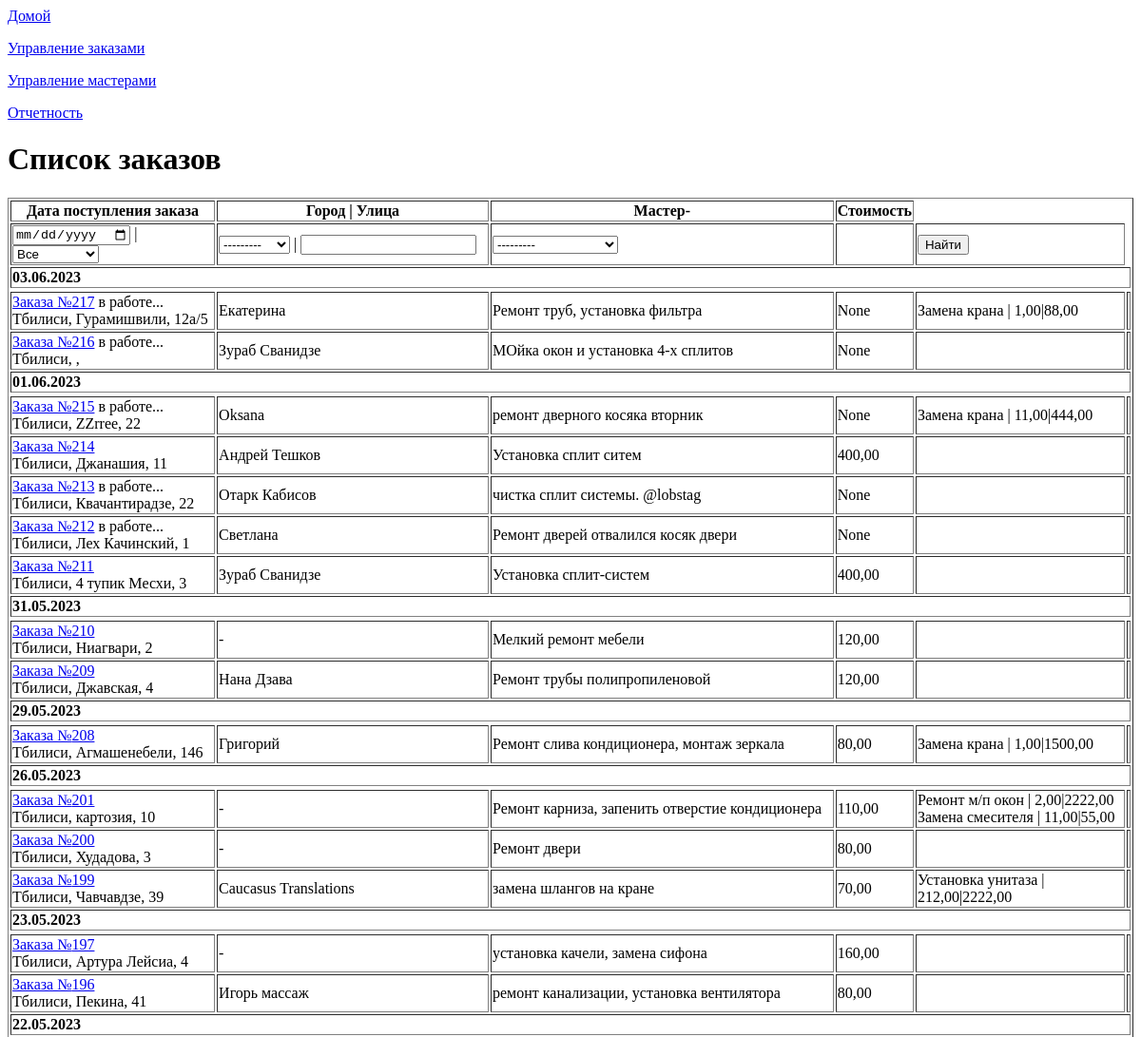
The page /list_order (upper part) on the database as committed earlier.
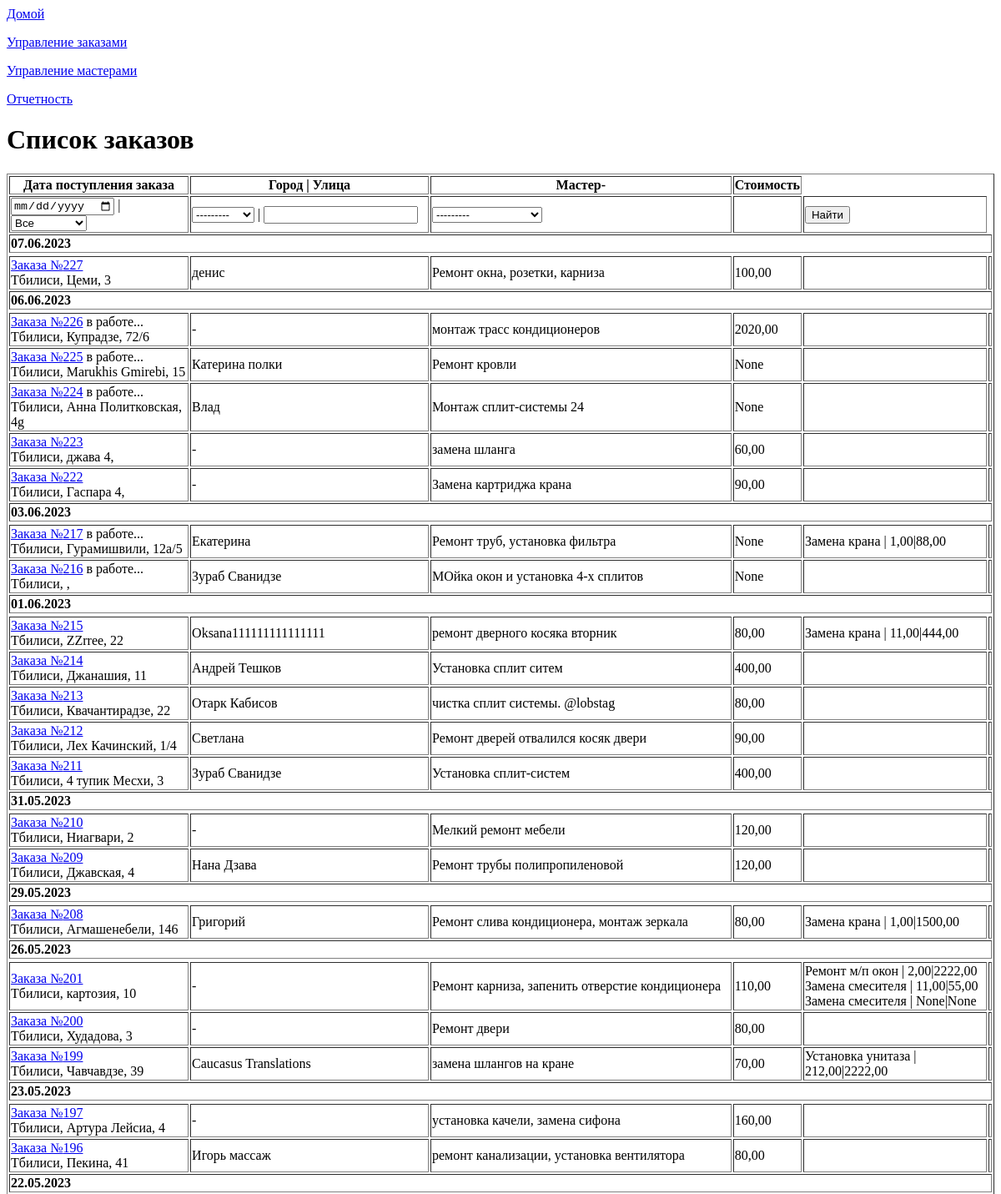
The same page on the database as committed later.
### app_site/models.py (models this page shows, shortened)
class OrderList(models.Model):
    time_in = models.DateTimeField(auto_now_add=True, verbose_name='Дата заказа')
    time_out = models.DateTimeField(null=True, blank=True, verbose_name='Дата выполнения')
    repairer_id = models.ForeignKey("RepairerList", on_delete=models.SET_NULL, null=True, blank=True,
                                    verbose_name='Мастер', default='', )
    price = models.DecimalField(decimal_places=2, max_digits=7, null=True, blank=True, verbose_name='Стоимость работ')
    text_order = models.CharField(max_length=1500, verbose_name='Описание проблемы', blank=True, null=True)
    customer_name = models.CharField(max_length=50, verbose_name='Ваше имя')
    customer_phone = models.CharField(max_length=16, verbose_name='Номер телефона')
    customer_code = models.CharField(max_length=16, verbose_name='Код организации', blank=True, null=True)
    address_city = models.CharField(max_length=2, choices=CITY_CHOICES, default='TB', null=True, blank=True,
                                    verbose_name='Город')
    work_type = models.CharField(max_length=3, choices=WORK_CHOICES, default='', null=True, blank=True,
                                 verbose_name='Вид работ')
    address_street_app = models.CharField(max_length=150, verbose_name='Улица', null=True, blank=True)
    address_num = models.CharField(max_length=10, verbose_name='Номер дома', null=True, blank=True)
    services = models.ManyToManyField('Service', through='Invoice')

class Invoice(models.Model):
    service_id = models.ForeignKey('Service', on_delete=models.CASCADE, null=True, blank=True, )
    order_id = models.ForeignKey('OrderList', on_delete=models.CASCADE, null=True, blank=True, )
    quantity_type = models.CharField(choices=QUANTITY_CHOICES, max_length=3, null=True, blank=True,
                                     verbose_name='Измерение')
    quantity = models.DecimalField(decimal_places=2, max_digits=7, null=True, blank=True, verbose_name='Количество')
    price = models.DecimalField(decimal_places=2, max_digits=7, null=True, blank=True, verbose_name='Цена')

class Service(models.Model):
    name = models.\
        CharField(null=True, blank=True, max_length=500, verbose_name='Услуга')
    type = models.CharField(choices=WORK_CHOICES, null=True, blank=True, max_length=3, verbose_name='Вид работ')
    def __str__(self):
        return f"{self.name}"

### app_site/views.py (the view)
# urls.py: path('list_order', OrderManagementSystem.as_view(), name='list_order'),
class OrderManagementSystem(ListView):
    model = OrderList
    context_object_name = 'order'
    template_name = 'order_list.html'
    ordering = ['-time_in']
    queryset = OrderList.objects \
        .select_related('repairer_id') \
        .prefetch_related(Prefetch('invoice_set', Invoice.objects
                                   .select_related('service_id')
                                   .defer('quantity_type', 'service_id__type')))\
                .defer('work_type', 'customer_name', 'customer_phone', 'customer_code', 'repairer_id__phone',
               'repairer_id__city', 'repairer_id__email', 'repairer_id__foto', 'repairer_id__active',
               'repairer_id__rating_sum', 'repairer_id__rating_num')
    def get_queryset(self):
        queryset = super().get_queryset()
        self.filterset = OrderFilter(self.request.GET, queryset)
        return self.filterset.qs
    def get_context_data(self, **kwargs):
        context = super().get_context_data(**kwargs)
        context['filterset'] = self.filterset
        return context

### app_site/models.py (called while the page is built)
    def __str__(self):
        return f"{self.name} {self.s_name}"

### app_site/templatetags/custom_filters.py (called while the page is built)
@register.filter()
def choice_tag(value, A):
    try:
        if A=='city':
            a = dict(CITY_CHOICES)
        return f'{a[value]}'
    except KeyError:
        return f''

@register.filter()
def finish_order_tag(value):
    return f'' if value else f' в работе...'

### templates/order_list.html (shortened to what this page needs)
{% extends 'flatpages/default.html' %}
{% load custom_filters %}
{% load custom_tags %}
{% block body %}
<h1>Список заказов</h1>
<table  border="1">
    <tr>
<th>{{ filterset.form.time_in.label }}</th>
<th>{{ filterset.form.address_city.label }} | {{ filterset.form.address_street_app.label }}</th>
<th>{{ filterset.form.repairer_id.label }}</th>
<th>Стоимость</th>
</tr>
    <tr>
<form action="" method="get">
<td>{{ filterset.form.time_in }} | {{ filterset.form.time_out }}</td>
<td>{{ filterset.form.address_city }} | {{ filterset.form.address_street_app }}</td>
<td>{{ filterset.form.repairer_id }}</td>
<td></td>
<td><input type="submit" value="Найти" /></td>
</form>
</tr>
{% regroup order by time_in|date:"d.m.Y" as day %}
    {% for y in day %}
    <tr>
        <td  colspan="6">
            <b>{{ y.grouper }}</b>
        </td>
    <tr>
        {% for i in y.list %}
        <tr>
            <td>
            <a href="{% url 'list_detail' i.pk %}">Заказа №{{ i.pk}}</a>{{ i.time_out | finish_order_tag }}<br>
            {{ i.address_city | choice_tag:'city' }}, {{ i.address_street_app }}, {{ i.address_num }}</td>
            <td>{{ i.customer_name }}</td>
            <td>{{ i.text_order|truncatewords:7 }}</td>
            <td>{{ i.price }}</td>
            <td>{% for d in i.invoice_set.all %} {{d.service_id}} | {{ d.quantity }}|{{ d.price }} <br>{% endfor %}</td>
            <td>
            </tr>
        {% endfor %}
    {% endfor %}
</table>
{% endblock body %}

### templates/flatpages/default.html (shortened to what this page needs)
{% load static %}
<html>
<head>
</head>
<body>
<p><a href="{% url 'home' %}">Домой</a></p>
<p><a href="{% url 'list_order' %}">Управление заказами</a></p>
<p><a href="{% url 'list_repair' %}">Управление мастерами</a></p>
<p><p><a href="{% url 'stat' %}">Отчетность</a></p>
{% block body %}
{% endblock body%}
</body></html>

Rows that differ between the two databases and show on the page:
added OrderList: pk "227", address_city|choice_tag "Тбилиси", address_street_app "Цеми", address_num "3", customer_name "денис", text_order "Ремонт окна, розетки, карниза", price "100,00", shown under "07.06.2023"
added OrderList: pk "226", time_out|finish_order_tag "в работе...", address_city|choice_tag "Тбилиси", address_street_app "Купрадзе", address_num "72/6", customer_name "-", text_order "монтаж трасс кондиционеров", price "2020,00", shown under "06.06.2023"
added OrderList: pk "225", time_out|finish_order_tag "в работе...", address_city|choice_tag "Тбилиси", address_street_app "Marukhis Gmirebi", address_num "15", customer_name "Катерина полки", text_order "Ремонт кровли", price "None", shown under "06.06.2023"
added OrderList: pk "224", time_out|finish_order_tag "в работе...", address_city|choice_tag "Тбилиси", address_street_app "Анна Политковская", address_num "4g", customer_name "Влад", text_order "Монтаж сплит-системы 24", price "None", shown under "06.06.2023"
added OrderList: pk "223", address_city|choice_tag "Тбилиси", address_street_app "джава 4", customer_name "-", text_order "замена шланга", price "60,00", shown under "06.06.2023"
added OrderList: pk "222", address_city|choice_tag "Тбилиси", address_street_app "Гаспара 4", customer_name "-", text_order "Замена картриджа крана", price "90,00", shown under "06.06.2023"
changed OrderList "ZZrree": customer_name "Oksana" → "Oksana111111111111111"; price "None" → "80,00"
changed OrderList "Квачантирадзе": price "None" → "80,00"
changed OrderList "Лех Качинский": address_num "1" → "1/4"; price "None" → "90,00"
added Invoice: service_id "Замена смесителя", quantity "None", price "None", shown under OrderList "картозия"
Other text that changed with them:
new list line: "07.06.2023"
new list line: "06.06.2023"
list line gone: "в работе..."
